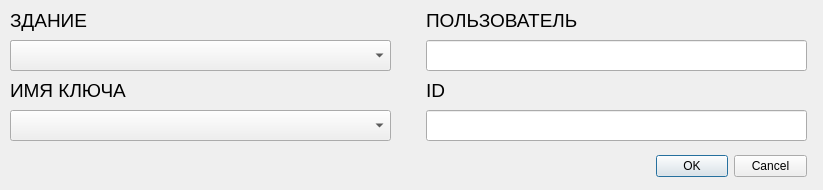
<?xml version="1.0" encoding="UTF-8"?>
<ui version="4.0">
 <class>Add_Allow_Key_Win</class>
 <widget class="QDialog" name="Add_Allow_Key_Win">
  <property name="geometry">
   <rect>
    <x>0</x>
    <y>0</y>
    <width>823</width>
    <height>190</height>
   </rect>
  </property>
  <property name="windowTitle">
   <string>Dialog</string>
  </property>
  <widget class="QDialogButtonBox" name="buttonBox">
   <property name="geometry">
    <rect>
     <x>656</x>
     <y>150</y>
     <width>151</width>
     <height>32</height>
    </rect>
   </property>
   <property name="orientation">
    <enum>Qt::Horizontal</enum>
   </property>
   <property name="standardButtons">
    <set>QDialogButtonBox::Cancel|QDialogButtonBox::Ok</set>
   </property>
  </widget>
  <widget class="QLabel" name="label_4">
   <property name="geometry">
    <rect>
     <x>10</x>
     <y>10</y>
     <width>351</width>
     <height>21</height>
    </rect>
   </property>
   <property name="font">
    <font>
     <pointsize>14</pointsize>
    </font>
   </property>
   <property name="text">
    <string>ЗДАНИЕ</string>
   </property>
  </widget>
  <widget class="QLabel" name="label_6">
   <property name="geometry">
    <rect>
     <x>10</x>
     <y>80</y>
     <width>381</width>
     <height>21</height>
    </rect>
   </property>
   <property name="font">
    <font>
     <pointsize>14</pointsize>
    </font>
   </property>
   <property name="text">
    <string>ИМЯ КЛЮЧА</string>
   </property>
  </widget>
  <widget class="QLineEdit" name="building_name">
   <property name="geometry">
    <rect>
     <x>10</x>
     <y>40</y>
     <width>381</width>
     <height>31</height>
    </rect>
   </property>
  </widget>
  <widget class="QComboBox" name="building_box">
   <property name="geometry">
    <rect>
     <x>10</x>
     <y>40</y>
     <width>381</width>
     <height>31</height>
    </rect>
   </property>
  </widget>
  <widget class="QLineEdit" name="key_id">
   <property name="geometry">
    <rect>
     <x>426</x>
     <y>110</y>
     <width>381</width>
     <height>31</height>
    </rect>
   </property>
  </widget>
  <widget class="QLabel" name="label_7">
   <property name="geometry">
    <rect>
     <x>426</x>
     <y>80</y>
     <width>351</width>
     <height>21</height>
    </rect>
   </property>
   <property name="font">
    <font>
     <pointsize>14</pointsize>
    </font>
   </property>
   <property name="text">
    <string>ID</string>
   </property>
  </widget>
  <widget class="QComboBox" name="keys_box">
   <property name="geometry">
    <rect>
     <x>10</x>
     <y>110</y>
     <width>381</width>
     <height>31</height>
    </rect>
   </property>
  </widget>
  <widget class="QLineEdit" name="person_name">
   <property name="geometry">
    <rect>
     <x>426</x>
     <y>40</y>
     <width>381</width>
     <height>31</height>
    </rect>
   </property>
  </widget>
  <widget class="QLabel" name="label_5">
   <property name="geometry">
    <rect>
     <x>426</x>
     <y>10</y>
     <width>351</width>
     <height>21</height>
    </rect>
   </property>
   <property name="font">
    <font>
     <pointsize>14</pointsize>
    </font>
   </property>
   <property name="text">
    <string>ПОЛЬЗОВАТЕЛЬ</string>
   </property>
  </widget>
 </widget>
 <resources/>
 <connections>
  <connection>
   <sender>buttonBox</sender>
   <signal>accepted()</signal>
   <receiver>Add_Allow_Key_Win</receiver>
   <slot>accept()</slot>
   <hints>
    <hint type="sourcelabel">
     <x>248</x>
     <y>254</y>
    </hint>
    <hint type="destinationlabel">
     <x>157</x>
     <y>274</y>
    </hint>
   </hints>
  </connection>
  <connection>
   <sender>buttonBox</sender>
   <signal>rejected()</signal>
   <receiver>Add_Allow_Key_Win</receiver>
   <slot>reject()</slot>
   <hints>
    <hint type="sourcelabel">
     <x>316</x>
     <y>260</y>
    </hint>
    <hint type="destinationlabel">
     <x>286</x>
     <y>274</y>
    </hint>
   </hints>
  </connection>
 </connections>
</ui>
